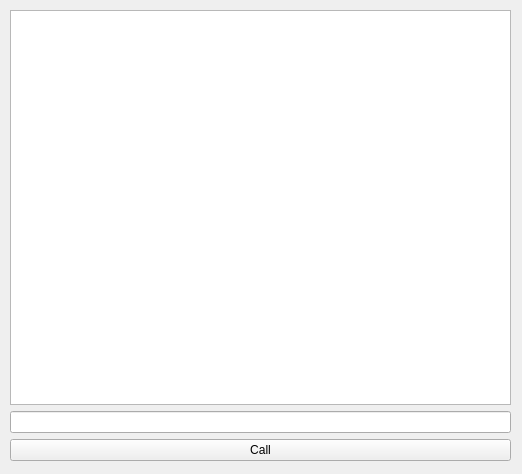
<?xml version="1.0" encoding="UTF-8"?>
<ui version="4.0">
 <class>chattab</class>
 <widget class="QWidget" name="chattab">
  <property name="geometry">
   <rect>
    <x>0</x>
    <y>0</y>
    <width>522</width>
    <height>474</height>
   </rect>
  </property>
  <property name="windowTitle">
   <string>Form</string>
  </property>
  <widget class="QWidget" name="verticalLayoutWidget">
   <property name="geometry">
    <rect>
     <x>10</x>
     <y>10</y>
     <width>501</width>
     <height>451</height>
    </rect>
   </property>
   <layout class="QVBoxLayout" name="verticalLayout">
    <item>
     <widget class="QTextEdit" name="textEdit"/>
    </item>
    <item>
     <widget class="QLineEdit" name="lineEdit"/>
    </item>
    <item>
     <widget class="QPushButton" name="pushButton">
      <property name="text">
       <string>Call</string>
      </property>
     </widget>
    </item>
   </layout>
  </widget>
 </widget>
 <resources/>
 <connections/>
</ui>
